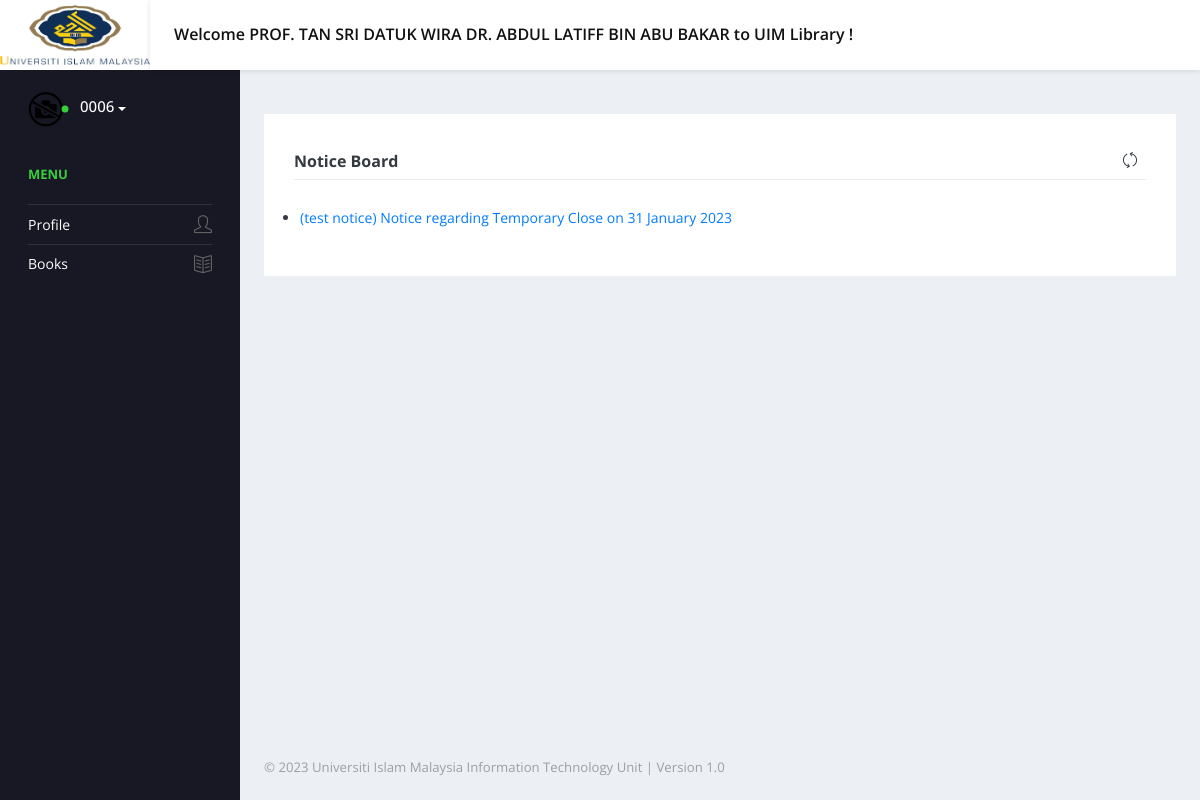
The page /notice-board.php (signed in) on the database its author committed.
### tables this page shows
CREATE TABLE `user` (
  `id` int(11) NOT NULL,
  `fname` varchar(255) DEFAULT NULL,
  `userEmail` varchar(255) DEFAULT NULL,
  `mobilenumber` varchar(255) DEFAULT NULL,
  `password` varchar(255) DEFAULT NULL,
  `userphoto` varchar(255) NOT NULL,
  `noic` varchar(255) DEFAULT NULL,
  `nokad` varchar(255) DEFAULT NULL,
  `tlahir` varchar(255) DEFAULT NULL,
  `tempatlahir` varchar(255) DEFAULT NULL,
  `agama` varchar(255) DEFAULT NULL,
  `bangsa` varchar(255) DEFAULT NULL,
  `tarafkahwin` varchar(255) NOT NULL,
  `jenisahli` varchar(255) DEFAULT NULL,
  `pendidikan` varchar(255) DEFAULT NULL,
  `kursus` varchar(255) DEFAULT NULL,
  `jawatan` varchar(255) DEFAULT NULL,
  `status` int(1) DEFAULT NULL,
  `statusAcc` varchar(50) DEFAULT NULL
);

CREATE TABLE `tblnotice` (
  `id` int(11) NOT NULL,
  `noticeTitle` varchar(255) DEFAULT NULL,
  `noticeDetails` mediumtext DEFAULT NULL,
  `postingDate` timestamp NULL DEFAULT current_timestamp()
);

### notice-board.php (the view, shortened to what this page needs)
<?php session_start();
include('includes/config.php');
if(strlen($_SESSION['login'])==0)
  {
header('location:index.php');
}
else
{
?>
<!DOCTYPE html>
<html lang="en">
  <head>
    <link rel="stylesheet" href="vendors/simple-line-icons/css/simple-line-icons.css">
    <link rel="stylesheet" href="vendors/flag-icon-css/css/flag-icon.min.css">
    <link rel="stylesheet" href="vendors/css/vendor.bundle.base.css">
    <link rel="stylesheet" href="./vendors/daterangepicker/daterangepicker.css">
    <link rel="stylesheet" href="./vendors/chartist/chartist.min.css">
    <link rel="stylesheet" href="./css/style.css">
  </head>
  <body>
    <div class="container-scroller">
     <?php include_once('includes/header.php');?>
      <div class="container-fluid page-body-wrapper">
        <?php include_once('includes/sidebar.php');?>
        <div class="main-panel">
          <div class="content-wrapper">
            <div class="row" id="dtBasicExample">
              <div class="col-md-12 grid-margin">
                <div class="card">
                  <div class="card-body">
                    <div class="row">
                      <div class="col-md-12">
                        <div class="d-sm-flex align-items-baseline report-summary-header">
                          <h5 class="font-weight-semibold">Notice Board</h5> <button class="btn btn-icons border-0 p-2 noprint"><i onClick="history.go(0);" class="icon-refresh"></i></button>
                        </div>
                      </div>
                    </div>
                    <div class="row report-inner-cards-wrapper">
                    <marquee direction="up"  onmouseover="this.stop();" onmouseout="this.start();">
                   <ul>
 <?php $sql = "SELECT * from tblnotice";
$query = $dbh->prepare($sql);
$query->execute();
$results=$query->fetchAll(PDO::FETCH_OBJ);
if($query->rowCount() > 0)
{
foreach($results as $result)
{   ?>
<li><a href="notice-detail.php?nid=<?php echo htmlentities($result->id);?>" target="_blank"><?php echo htmlentities($result->noticeTitle);?></li>
<?php }} ?>
                   </ul>
               </marquee>
                    </div>
                  </div>
                </div>
              </div>
            </div>
          </div>
         <?php include_once('includes/footer.php');?>
        </div>
    </div>
  </body>
  <?php } ?>

### includes/header.php (shortened to what this page needs)
 <nav class="navbar default-layout-navbar col-lg-12 col-12 p-0 fixed-top d-flex flex-row">
        <div>
          <a href="issue-book.php">
          <div>
                <img src="images/picture1.png" style="text-align: center;" width="150" height="60">
                </div>
          </a>
        </div>
        <?php
         $uid= $_SESSION['noic'];
$sql="SELECT * from user where noic=:uid";
$query = $dbh -> prepare($sql);
$query->bindParam(':uid',$uid,PDO::PARAM_STR);
$query->execute();
$results=$query->fetchAll(PDO::FETCH_OBJ);
$cnt=1;
if($query->rowCount() > 0)
{
foreach($results as $row)
{               ?>
        <div class="navbar-menu-wrapper d-flex align-items-center flex-grow-1">
          <h5 class="mb-0 font-weight-medium d-none d-lg-flex"> Welcome <?php  echo htmlentities($row->fname);?> to UIM Library !</h5>
        </div>
      </nav>
      <?php $cnt=$cnt+1;}} ?>

### includes/sidebar.php (shortened to what this page needs)
<nav class="sidebar sidebar-offcanvas" id="sidebar">
          <ul class="nav">
            <li class="nav-item nav-profile">
            <a class="nav-link dropdown-toggle" id="UserDropdown" href="#" data-toggle="dropdown" aria-expanded="false">
            <?php
         $uid= $_SESSION['noic'];
$sql="SELECT * from user where noic=:uid";
$query = $dbh -> prepare($sql);
$query->bindParam(':uid',$uid,PDO::PARAM_STR);
$query->execute();
$results=$query->fetchAll(PDO::FETCH_OBJ);
$cnt=1;
if($query->rowCount() > 0)
{
foreach($results as $row)
{               ?>
                <div class="profile-image">
                <?php $userphoto=$row->userphoto;
                    if($userphoto==""):
                    ?>
                  <img class="img-xs rounded-circle" src="userphoto/noimages.png" alt="profile image">
                  <?php else:?>
                    <img class="img-xs rounded-circle ml-2" src="userphoto/<?php echo htmlentities($row->userphoto);?>" >
                    <?php endif;?>
                  <div class="dot-indicator bg-success"></div>
                </div>
                <div class="text-wrapper">
                  <p class="profile-name"><?php  echo htmlentities($row->nokad);?></p>
                </div>
              </a>
                <p class="mb-1 mt-3" style="font-weight:bold;"><?php  echo htmlentities($row->fname);?></p><?php $cnt=$cnt+1;}} ?>
            </li>
            <li class="nav-item nav-category">
              <span class="nav-link">MENU</span>
            </li>
            <li class="nav-item">
              <a class="nav-link" href="profile.php">
                <span class="menu-title">Profile</span>
                <i class="icon-user menu-icon"></i>
              </a>
            </li>
            <li class="nav-item">
              <a class="nav-link" data-toggle="collapse" href="#auth" aria-expanded="false" aria-controls="auth">
                <span class="menu-title">Books</span>
                <i class="icon-book-open menu-icon"></i>
              </a>
            </li>
          </ul>
        </nav>

### rows shown on the page
user: fname "PROF. TAN SRI DATUK WIRA DR. ABDUL LATIFF BIN ABU BAKAR", nokad "0006"
tblnotice: noticeTitle "(test notice) Notice regarding Temporary Close on 31 January 2023"
